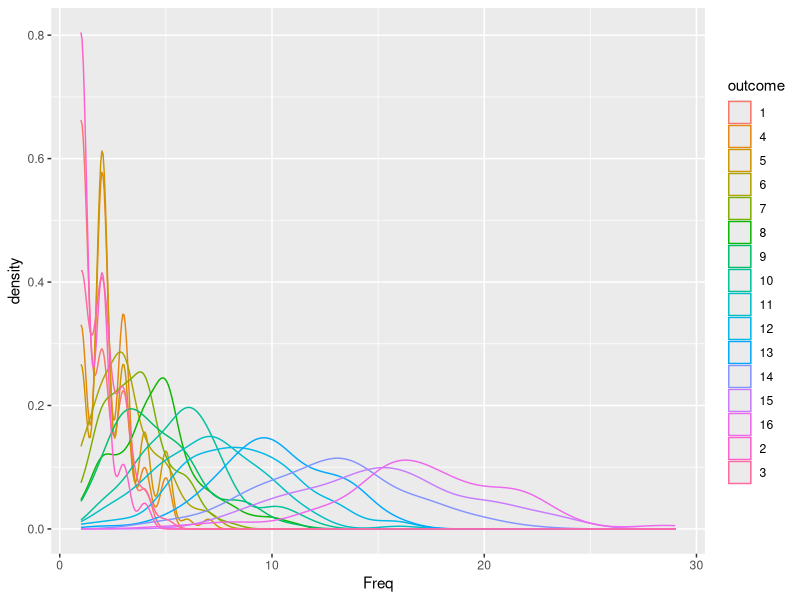

Source code (R):
library(data.table)
library(ggplot2)

permute <- function(vec){ #permuting function
  combn.win = expand.grid(1:2, 1:(length(vec)/2))
  smp = sample(vec, length(vec))
  mat_n  = t(matrix(smp, nrow=2, ncol=length(vec)/2))
  return(mat_n) 
}

iter_num = 100
dat_tbl = data.frame(outcome=integer(), Freq=integer())
for (i in 1:iter_num){
outcome = c()  
n_trials = 1
    while (n_trials <= 100) {
    mat_n <- matrix(c(1:8,16:9), ncol=2)
      while (nrow(mat_n) >= 1){  
          Pr = c()
          win = c() 
          for ( i in 1:nrow(mat_n)){
          # i = 1
          x = mat_n[i,1]
          y = mat_n[i,2]
          Pr[i] = 0.55 + 0.02*(x-y)
          win[i] = ifelse(rbinom(1,1,Pr[i])==1, mat_n[i,1], mat_n[i,2])
          }
          
          mat_n = permute(win)
          
      } 
    outcome[n_trials] = win
    n_trials =   n_trials + 1
      
    }
dat_tbl <- rbind(dat_tbl, as.data.frame(table(outcome)))

}  
dat_tbl <- as.data.table(dat_tbl)
ggplot(dat_tbl, aes(Freq, color=outcome)) +
  geom_density()


